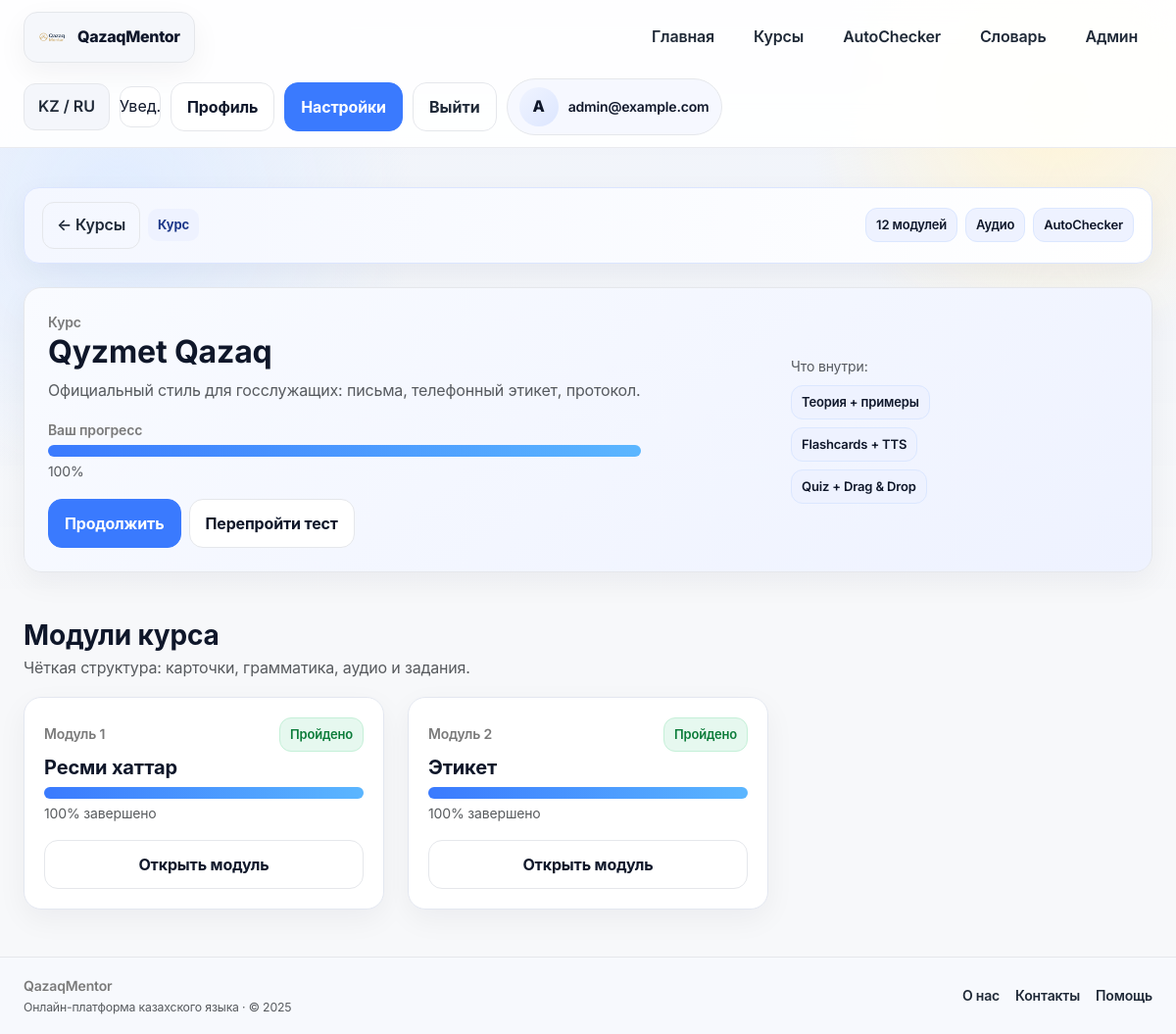
Screenshot of /course/qyzmet-qazaq (signed in) with the database file from the repository.
### app/models/__init__.py (models this page shows, shortened)
class User(Base):
    __tablename__ = "users"
    __allow_unmapped__ = True
    id = Column(Integer, primary_key=True, index=True)
    email = Column(String, unique=True, index=True, nullable=False)
    hashed_password = Column(String, nullable=False)
    age = Column(Integer, nullable=False)
    target = Column(String, nullable=False)  # school / general / business
    daily_minutes = Column(Integer, nullable=False, default=10)
    level = Column(String, nullable=True)
    role = Column(String, nullable=False, default="user")
    created_at = Column(DateTime, server_default=func.now(), nullable=False)
    placements: List["PlacementTestResult"] = relationship(
        "PlacementTestResult", back_populates="user", cascade="all, delete-orphan"
    )
    progresses: List["UserProgress"] = relationship(
        "UserProgress", back_populates="user", cascade="all, delete-orphan"
    )

class Course(Base):
    __tablename__ = "courses"
    __allow_unmapped__ = True
    id = Column(Integer, primary_key=True, index=True)
    slug = Column(String, unique=True, nullable=False)
    name = Column(String, nullable=False)
    description = Column(Text, nullable=False)
    audience = Column(String, nullable=False)  # kids / adult / gov
    modules: List["Module"] = relationship(
        "Module", back_populates="course", cascade="all, delete-orphan", order_by="Module.order"
    )

class Module(Base):
    __tablename__ = "modules"
    __allow_unmapped__ = True
    id = Column(Integer, primary_key=True, index=True)
    course_id = Column(Integer, ForeignKey("courses.id"), nullable=False)
    name = Column(String, nullable=False)
    order = Column(Integer, nullable=False, default=1)
    description = Column(Text, nullable=True)
    course: "Course" = relationship("Course", back_populates="modules")
    lessons: List["Lesson"] = relationship(
        "Lesson", back_populates="module", cascade="all, delete-orphan", order_by="Lesson.order"
    )

### app/routers/courses.py (the view)
@router.get("/course/{slug}")
async def course_page(
    slug: str,
    request: Request,
    db: Session = Depends(get_db),
    user: models.User = Depends(get_current_user),
):
    course = (
        db.query(models.Course)
        .options(selectinload(models.Course.modules).selectinload(models.Module.lessons))
        .filter(models.Course.slug == slug)
        .first()
    )
    if not course:
        raise HTTPException(status_code=404, detail="Course not found")
    progress_percent, next_lesson, progress_map = _calculate_progress(db, user, course)
    return render_template(
        request,
        "course_page.html",
        {
            "course": course,
            "progress": progress_percent,
            "next_lesson": next_lesson,
            "progress_map": progress_map,
        },
    )

### app/templates/course_page.html
{% extends "base.html" %}
{% block content %}
<section class="page-section">
    <div class="lesson-band mb-4 d-flex justify-content-between align-items-center flex-wrap gap-2">
        <div class="d-flex align-items-center gap-2">
            <a href="/courses" class="btn-ghost text-decoration-none">← Курсы</a>
            <span class="block-label">Курс</span>
        </div>
        <div class="d-flex gap-2 flex-wrap">
            <span class="pill">12 модулей</span>
            <span class="pill">Аудио</span>
            <span class="pill">AutoChecker</span>
        </div>
    </div>
    <div class="card-plate mb-5">
        <div class="d-flex flex-column flex-md-row justify-content-between align-items-start align-items-md-center gap-3">
            <div>
                <div class="muted-label">Курс</div>
                <h2 class="fw-bold mb-2">{{ course.name }}</h2>
                <p class="mb-3 text-muted">{{ course.description or "Описание курса появится позже." }}</p>
                <div class="muted-label mb-1">Ваш прогресс</div>
                <div class="progress progress-slim mb-1">
                    <div class="progress-bar" role="progressbar" style="width: {{ progress }}%;"></div>
                </div>
                <div class="small text-muted">{{ progress }}%</div>
                <div class="d-flex gap-2 flex-wrap mt-3">
                    <a href="{{ '/lesson/' ~ next_lesson.id if next_lesson else '#' }}" class="btn btn-primary">Продолжить</a>
                    <a href="/placement-test" class="btn btn-outline-dark">Перепройти тест</a>
                </div>
            </div>
            <div class="placeholder-md w-100" style="max-width: 360px;">
                <div class="d-flex flex-column gap-2 h-100 justify-content-center align-items-start p-3">
                    <div class="small text-muted">Что внутри:</div>
                    <div class="pill">Теория + примеры</div>
                    <div class="pill">Flashcards + TTS</div>
                    <div class="pill">Quiz + Drag & Drop</div>
                </div>
            </div>
        </div>
    </div>
    <div class="mb-3">
        <h3 class="fw-bold mb-1">Модули курса</h3>
        <p class="text-muted mb-0">Чёткая структура: карточки, грамматика, аудио и задания.</p>
    </div>
    <div class="row row-cols-1 row-cols-md-3 g-4">
        {% for module in course.modules %}
        {% set ns = namespace(completed=0) %}
        {% for lesson in module.lessons %}
            {% if progress_map.get(lesson.id) == 'done' %}
                {% set ns.completed = ns.completed + 1 %}
            {% endif %}
        {% endfor %}
        {% set module_progress = (ns.completed / (module.lessons|length)) * 100 if module.lessons|length else 0 %}
        {% set status = "Не начато" %}
        {% if module_progress == 100 %}
            {% set status = "Пройдено" %}
        {% elif module_progress > 0 %}
            {% set status = "В процессе" %}
        {% endif %}
        <div class="col">
            <div class="module-card h-100">
                <div class="d-flex justify-content-between align-items-center mb-1">
                    <div class="muted-label">Модуль {{ module.order }}</div>
                    <span class="status-badge {% if status == 'Пройдено' %}success{% elif status == 'В процессе' %}info{% else %}warn{% endif %}">{{ status }}</span>
                </div>
                <h5 class="fw-bold mb-2">{{ module.name }}</h5>
                <div class="progress progress-slim mb-1">
                    <div class="progress-bar" role="progressbar" style="width: {{ module_progress|round(0, 'floor')|int }}%;"></div>
                </div>
                <div class="small text-muted mb-3">{{ module_progress|round(0, 'floor')|int }}% завершено</div>
                <a href="/course/{{ course.slug }}/module/{{ module.id }}" class="btn btn-outline-dark w-100">Открыть модуль</a>
            </div>
        </div>
        {% endfor %}
    </div>
</section>
{% endblock %}

### app/templates/base.html (shortened to what this page needs)
<!DOCTYPE html>
<html lang="kk">
<head>
    <link href="https://cdn.jsdelivr.net/npm/bootstrap@5.3.3/dist/css/bootstrap.min.css" rel="stylesheet">
    <link rel="stylesheet" href="{{ url_for('static', path='css/main.css') }}?v=qm2">
</head>
<body>
<div class="app-bg"></div>
{% set current_user = request.state.user or (user if user is defined else None) %}
{% set current_path = request.url.path if request and request.url else '' %}
<header class="app-nav">
    <div class="page-shell nav-inner">
        <a href="/" class="brand-mark">
            <img src="{{ url_for('static', path='img/logo.png') }}" alt="QazaqMentor">
            <span>QazaqMentor</span>
        </a>
        <nav class="nav-links">
            <a class="nav-link {% if current_path == '/' %}active{% endif %}" href="/">Главная</a>
            <a class="nav-link {% if '/courses' in current_path %}active{% endif %}" href="/courses">Курсы</a>
            <a class="nav-link {% if '/autochecker' in current_path %}active{% endif %}" href="/autochecker">AutoChecker</a>
            <a class="nav-link {% if '/vocabulary' in current_path or '/dictionary' in current_path %}active{% endif %}" href="/vocabulary">Словарь</a>
            {% if current_user and current_user.is_admin %}
            <a class="nav-link" href="/admin">Админ</a>
            {% endif %}
        </nav>
        <div class="nav-actions">
            <button class="nav-chip" type="button">KZ / RU</button>
            <button class="icon-button" type="button" aria-label="Уведомления">Увед.</button>
            {% if current_user %}
                <a class="btn btn-outline-dark" href="/profile">Профиль</a>
                <a class="btn btn-primary" href="/settings">Настройки</a>
                <form action="/logout" method="post" class="m-0">
                    <button type="submit" class="btn btn-ghost">Выйти</button>
                </form>
                <div class="profile-chip">
                    <div class="avatar">{{ current_user.email[0]|upper }}</div>
                    <div class="fw-semibold small">{{ current_user.full_name or current_user.email }}</div>
                </div>
            {% else %}
                <a class="btn btn-outline-dark" href="/login">Войти</a>
                <a class="btn btn-primary" href="/signup">Регистрация</a>
            {% endif %}
        </div>
    </div>
</header>
<main class="page-body">
    <div class="page-shell">
        {% block content %}{% endblock %}
    </div>
</main>
<footer class="footer-bar mt-5">
    <div class="page-shell d-flex align-items-center justify-content-between flex-wrap gap-3">
        <div>
            <div class="fw-semibold">QazaqMentor</div>
            <div class="small text-muted">Онлайн-платформа казахского языка · © 2025</div>
        </div>
        <div class="d-flex align-items-center gap-3">
            <a href="#">О нас</a>
            <a href="#">Контакты</a>
            <a href="#">Помощь</a>
        </div>
    </div>
</footer>
</body>
</html>

### rows the page displays
User: email "A", email "admin@example.com"
Course: name "Qyzmet Qazaq", description "Официальный стиль для госслужащих: письма, телефонный этикет, протокол."
Module: order "1", status "Пройдено", name "Ресми хаттар", module_progress "100"
Module: order "2", status "Пройдено", name "Этикет", module_progress "100"

### other values shown
{{ progress }} "100"
